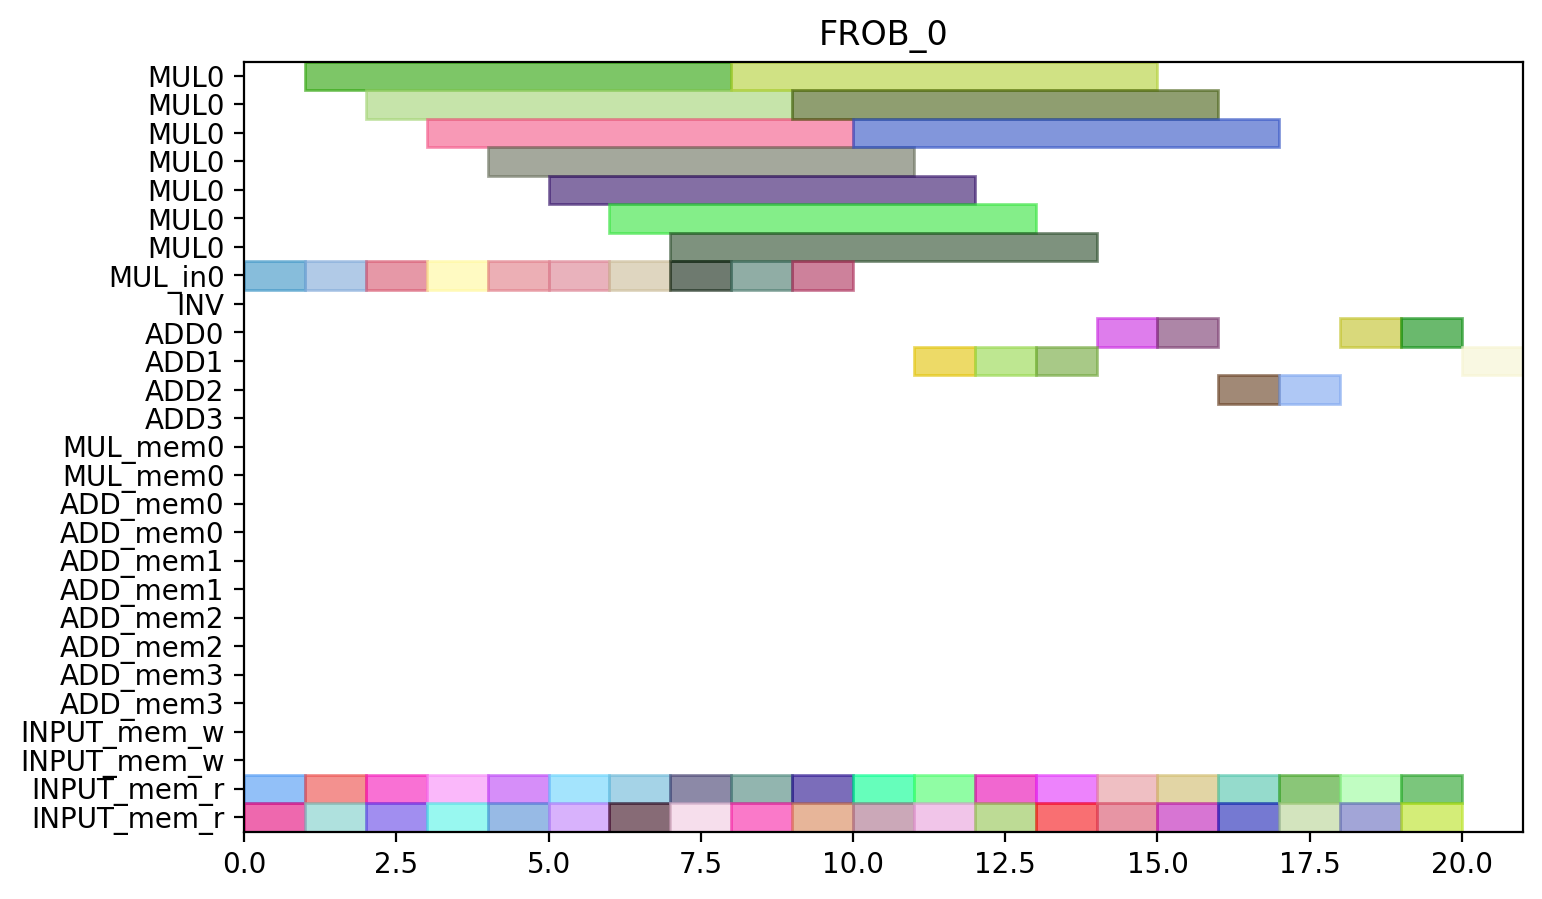

Recreate this plot in Python.
from pyschedule import Scenario, solvers, plotters, alt


def solve():
	horizon = 90
	S = Scenario("FROB_0", horizon=horizon)

	# resource
	MUL = S.Resources('MUL', num=1, size=7)
	MUL_in = S.Resources('MUL_in', num=1)
	INV = S.Resource('INV')
	ADD = S.Resources('ADD', num=4, periods=range(1, horizon))
	MUL_mem = S.Resources('MUL_mem', num=1, size=2)
	ADD_mem = S.Resources('ADD_mem', num=4, size=2)
	INPUT_mem_w = S.Resource('INPUT_mem_w', size=2)
	INPUT_mem_r = S.Resource('INPUT_mem_r', size=2)

	# result of previous scheduling

	# new tasks
	c10_t0_in = S.Task('c10_t0_in', length=1, delay_cost=1)
	c10_t0_in += alt(MUL_in)
	c10_t0 = S.Task('c10_t0', length=7, delay_cost=1)
	c10_t0 += alt(MUL)
	S += c10_t0>=c10_t0_in

	c10_t0_mem0 = S.Task('c10_t0_mem0', length=1, delay_cost=1)
	c10_t0_mem0 += INPUT_mem_r
	S += c10_t0_mem0<=c10_t0

	c10_t0_mem1 = S.Task('c10_t0_mem1', length=1, delay_cost=1)
	c10_t0_mem1 += INPUT_mem_r
	S += c10_t0_mem1<=c10_t0

	c10_t1_in = S.Task('c10_t1_in', length=1, delay_cost=1)
	c10_t1_in += alt(MUL_in)
	c10_t1 = S.Task('c10_t1', length=7, delay_cost=1)
	c10_t1 += alt(MUL)
	S += c10_t1>=c10_t1_in

	c10_t1_mem0 = S.Task('c10_t1_mem0', length=1, delay_cost=1)
	c10_t1_mem0 += INPUT_mem_r
	S += c10_t1_mem0<=c10_t1

	c10_t1_mem1 = S.Task('c10_t1_mem1', length=1, delay_cost=1)
	c10_t1_mem1 += INPUT_mem_r
	S += c10_t1_mem1<=c10_t1

	c10_t2 = S.Task('c10_t2', length=1, delay_cost=1)
	c10_t2 += alt(ADD)

	c10_t2_mem0 = S.Task('c10_t2_mem0', length=1, delay_cost=1)
	c10_t2_mem0 += INPUT_mem_r
	S += c10_t2_mem0<=c10_t2

	c10_t2_mem1 = S.Task('c10_t2_mem1', length=1, delay_cost=1)
	c10_t2_mem1 += INPUT_mem_r
	S += c10_t2_mem1<=c10_t2

	c10_t3 = S.Task('c10_t3', length=1, delay_cost=1)
	c10_t3 += alt(ADD)

	c10_t3_mem0 = S.Task('c10_t3_mem0', length=1, delay_cost=1)
	c10_t3_mem0 += INPUT_mem_r
	S += c10_t3_mem0<=c10_t3

	c10_t3_mem1 = S.Task('c10_t3_mem1', length=1, delay_cost=1)
	c10_t3_mem1 += INPUT_mem_r
	S += c10_t3_mem1<=c10_t3

	c20_t0_in = S.Task('c20_t0_in', length=1, delay_cost=1)
	c20_t0_in += alt(MUL_in)
	c20_t0 = S.Task('c20_t0', length=7, delay_cost=1)
	c20_t0 += alt(MUL)
	S += c20_t0>=c20_t0_in

	c20_t0_mem0 = S.Task('c20_t0_mem0', length=1, delay_cost=1)
	c20_t0_mem0 += INPUT_mem_r
	S += c20_t0_mem0<=c20_t0

	c20_t0_mem1 = S.Task('c20_t0_mem1', length=1, delay_cost=1)
	c20_t0_mem1 += INPUT_mem_r
	S += c20_t0_mem1<=c20_t0

	c20_t1_in = S.Task('c20_t1_in', length=1, delay_cost=1)
	c20_t1_in += alt(MUL_in)
	c20_t1 = S.Task('c20_t1', length=7, delay_cost=1)
	c20_t1 += alt(MUL)
	S += c20_t1>=c20_t1_in

	c20_t1_mem0 = S.Task('c20_t1_mem0', length=1, delay_cost=1)
	c20_t1_mem0 += INPUT_mem_r
	S += c20_t1_mem0<=c20_t1

	c20_t1_mem1 = S.Task('c20_t1_mem1', length=1, delay_cost=1)
	c20_t1_mem1 += INPUT_mem_r
	S += c20_t1_mem1<=c20_t1

	c20_t2 = S.Task('c20_t2', length=1, delay_cost=1)
	c20_t2 += alt(ADD)

	c20_t2_mem0 = S.Task('c20_t2_mem0', length=1, delay_cost=1)
	c20_t2_mem0 += INPUT_mem_r
	S += c20_t2_mem0<=c20_t2

	c20_t2_mem1 = S.Task('c20_t2_mem1', length=1, delay_cost=1)
	c20_t2_mem1 += INPUT_mem_r
	S += c20_t2_mem1<=c20_t2

	c20_t3 = S.Task('c20_t3', length=1, delay_cost=1)
	c20_t3 += alt(ADD)

	c20_t3_mem0 = S.Task('c20_t3_mem0', length=1, delay_cost=1)
	c20_t3_mem0 += INPUT_mem_r
	S += c20_t3_mem0<=c20_t3

	c20_t3_mem1 = S.Task('c20_t3_mem1', length=1, delay_cost=1)
	c20_t3_mem1 += INPUT_mem_r
	S += c20_t3_mem1<=c20_t3

	c01_t0_in = S.Task('c01_t0_in', length=1, delay_cost=1)
	c01_t0_in += alt(MUL_in)
	c01_t0 = S.Task('c01_t0', length=7, delay_cost=1)
	c01_t0 += alt(MUL)
	S += c01_t0>=c01_t0_in

	c01_t0_mem0 = S.Task('c01_t0_mem0', length=1, delay_cost=1)
	c01_t0_mem0 += INPUT_mem_r
	S += c01_t0_mem0<=c01_t0

	c01_t0_mem1 = S.Task('c01_t0_mem1', length=1, delay_cost=1)
	c01_t0_mem1 += INPUT_mem_r
	S += c01_t0_mem1<=c01_t0

	c01_t1_in = S.Task('c01_t1_in', length=1, delay_cost=1)
	c01_t1_in += alt(MUL_in)
	c01_t1 = S.Task('c01_t1', length=7, delay_cost=1)
	c01_t1 += alt(MUL)
	S += c01_t1>=c01_t1_in

	c01_t1_mem0 = S.Task('c01_t1_mem0', length=1, delay_cost=1)
	c01_t1_mem0 += INPUT_mem_r
	S += c01_t1_mem0<=c01_t1

	c01_t1_mem1 = S.Task('c01_t1_mem1', length=1, delay_cost=1)
	c01_t1_mem1 += INPUT_mem_r
	S += c01_t1_mem1<=c01_t1

	c01_t2 = S.Task('c01_t2', length=1, delay_cost=1)
	c01_t2 += alt(ADD)

	c01_t2_mem0 = S.Task('c01_t2_mem0', length=1, delay_cost=1)
	c01_t2_mem0 += INPUT_mem_r
	S += c01_t2_mem0<=c01_t2

	c01_t2_mem1 = S.Task('c01_t2_mem1', length=1, delay_cost=1)
	c01_t2_mem1 += INPUT_mem_r
	S += c01_t2_mem1<=c01_t2

	c01_t3 = S.Task('c01_t3', length=1, delay_cost=1)
	c01_t3 += alt(ADD)

	c01_t3_mem0 = S.Task('c01_t3_mem0', length=1, delay_cost=1)
	c01_t3_mem0 += INPUT_mem_r
	S += c01_t3_mem0<=c01_t3

	c01_t3_mem1 = S.Task('c01_t3_mem1', length=1, delay_cost=1)
	c01_t3_mem1 += INPUT_mem_r
	S += c01_t3_mem1<=c01_t3

	c11_t0_in = S.Task('c11_t0_in', length=1, delay_cost=1)
	c11_t0_in += alt(MUL_in)
	c11_t0 = S.Task('c11_t0', length=7, delay_cost=1)
	c11_t0 += alt(MUL)
	S += c11_t0>=c11_t0_in

	c11_t0_mem0 = S.Task('c11_t0_mem0', length=1, delay_cost=1)
	c11_t0_mem0 += INPUT_mem_r
	S += c11_t0_mem0<=c11_t0

	c11_t0_mem1 = S.Task('c11_t0_mem1', length=1, delay_cost=1)
	c11_t0_mem1 += INPUT_mem_r
	S += c11_t0_mem1<=c11_t0

	c11_t1_in = S.Task('c11_t1_in', length=1, delay_cost=1)
	c11_t1_in += alt(MUL_in)
	c11_t1 = S.Task('c11_t1', length=7, delay_cost=1)
	c11_t1 += alt(MUL)
	S += c11_t1>=c11_t1_in

	c11_t1_mem0 = S.Task('c11_t1_mem0', length=1, delay_cost=1)
	c11_t1_mem0 += INPUT_mem_r
	S += c11_t1_mem0<=c11_t1

	c11_t1_mem1 = S.Task('c11_t1_mem1', length=1, delay_cost=1)
	c11_t1_mem1 += INPUT_mem_r
	S += c11_t1_mem1<=c11_t1

	c11_t2 = S.Task('c11_t2', length=1, delay_cost=1)
	c11_t2 += alt(ADD)

	c11_t2_mem0 = S.Task('c11_t2_mem0', length=1, delay_cost=1)
	c11_t2_mem0 += INPUT_mem_r
	S += c11_t2_mem0<=c11_t2

	c11_t2_mem1 = S.Task('c11_t2_mem1', length=1, delay_cost=1)
	c11_t2_mem1 += INPUT_mem_r
	S += c11_t2_mem1<=c11_t2

	c11_t3 = S.Task('c11_t3', length=1, delay_cost=1)
	c11_t3 += alt(ADD)

	c11_t3_mem0 = S.Task('c11_t3_mem0', length=1, delay_cost=1)
	c11_t3_mem0 += INPUT_mem_r
	S += c11_t3_mem0<=c11_t3

	c11_t3_mem1 = S.Task('c11_t3_mem1', length=1, delay_cost=1)
	c11_t3_mem1 += INPUT_mem_r
	S += c11_t3_mem1<=c11_t3

	c21_t0_in = S.Task('c21_t0_in', length=1, delay_cost=1)
	c21_t0_in += alt(MUL_in)
	c21_t0 = S.Task('c21_t0', length=7, delay_cost=1)
	c21_t0 += alt(MUL)
	S += c21_t0>=c21_t0_in

	c21_t0_mem0 = S.Task('c21_t0_mem0', length=1, delay_cost=1)
	c21_t0_mem0 += INPUT_mem_r
	S += c21_t0_mem0<=c21_t0

	c21_t0_mem1 = S.Task('c21_t0_mem1', length=1, delay_cost=1)
	c21_t0_mem1 += INPUT_mem_r
	S += c21_t0_mem1<=c21_t0

	c21_t1_in = S.Task('c21_t1_in', length=1, delay_cost=1)
	c21_t1_in += alt(MUL_in)
	c21_t1 = S.Task('c21_t1', length=7, delay_cost=1)
	c21_t1 += alt(MUL)
	S += c21_t1>=c21_t1_in

	c21_t1_mem0 = S.Task('c21_t1_mem0', length=1, delay_cost=1)
	c21_t1_mem0 += INPUT_mem_r
	S += c21_t1_mem0<=c21_t1

	c21_t1_mem1 = S.Task('c21_t1_mem1', length=1, delay_cost=1)
	c21_t1_mem1 += INPUT_mem_r
	S += c21_t1_mem1<=c21_t1

	c21_t2 = S.Task('c21_t2', length=1, delay_cost=1)
	c21_t2 += alt(ADD)

	c21_t2_mem0 = S.Task('c21_t2_mem0', length=1, delay_cost=1)
	c21_t2_mem0 += INPUT_mem_r
	S += c21_t2_mem0<=c21_t2

	c21_t2_mem1 = S.Task('c21_t2_mem1', length=1, delay_cost=1)
	c21_t2_mem1 += INPUT_mem_r
	S += c21_t2_mem1<=c21_t2

	c21_t3 = S.Task('c21_t3', length=1, delay_cost=1)
	c21_t3 += alt(ADD)

	c21_t3_mem0 = S.Task('c21_t3_mem0', length=1, delay_cost=1)
	c21_t3_mem0 += INPUT_mem_r
	S += c21_t3_mem0<=c21_t3

	c21_t3_mem1 = S.Task('c21_t3_mem1', length=1, delay_cost=1)
	c21_t3_mem1 += INPUT_mem_r
	S += c21_t3_mem1<=c21_t3

	solvers.mip.solve(S,msg=1,kind='CPLEX',ratio_gap=1.01)

	solution = [['hoge']*len(S.solution()[1]) for i in range(len(S.solution()))]
	for i in range(len(S.solution())):
		for j in range(len(S.solution()[i])):
			solution[i][j]=str(S.solution()[i][j])
	print(solution)

	cycles = int(solution[-1][3])

	pic_file_name = "/home/mfukuda/pairing_automation_design/bls12-381/scheduling/FROB_mul1_add4/FROB_0.png"
	if(S.solution() != []):
		plotters.matplotlib.plot(S,img_filename=pic_file_name, vertical_text=True, fig_size=(cycles*0.25+3, 5), show_task_labels=False)

	return solution
